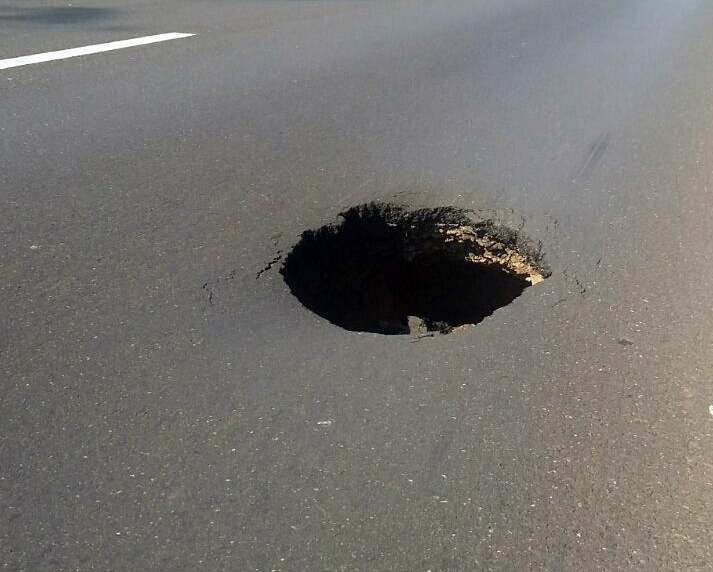
%> input picture images/buraco21.jpg, 713 x 572 px
$ octave teste.m   (GNU Octave 9; MATLAB toolbox functions it lacks are replaced by stand-ins)
%> lines starting %> are read from the running program, lines starting %| are printed output that depends on the picture
%Im = imread('images/coins.png');
Im = imread('images/buraco21.jpg');
%> Im is the input picture: size 572x713x3 uint8; mean R, G, B 117.1, 115.2, 111.6


Im = imresize (Im, [NaN 500]);
%> Im: size 402x500x3 uint8
Im = rgb2gray(Im);
%> Im: size 402x500 uint8
Im = medfilt2(Im, [7 7]);
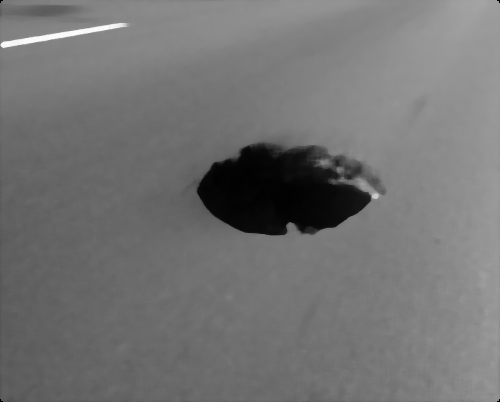
%> Im: size 402x500 uint8; min 0, max 253, mean 114.9

gaussian1 = imgaussfilt(Im, 15);
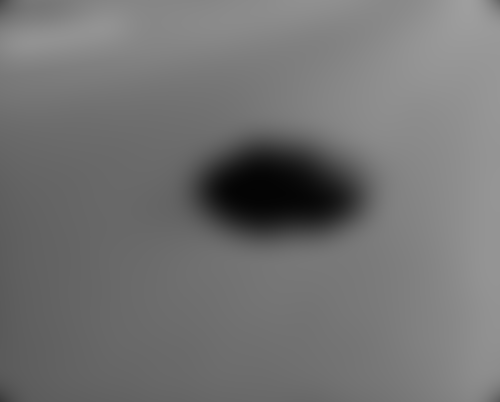
%> gaussian1: size 402x500 uint8; min 3, max 159, mean 114.6
gaussian2 = imgaussfilt(Im, 3);
dog = gaussian1 - gaussian2;
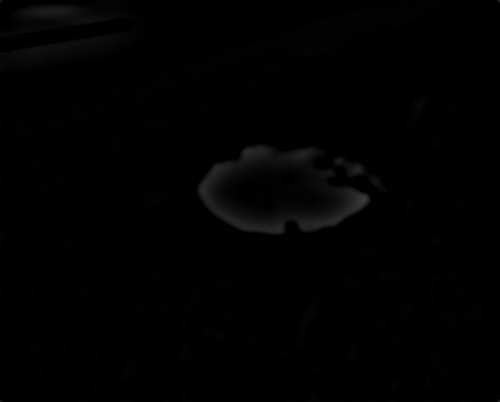
%> dog: size 402x500 uint8; min 0, max 57, mean 1.5

subplot(1, 3, 1); imshow(Im);
subplot(1, 3, 2); imshow(gaussian1);
subplot(1, 3, 3); imshow(gaussian2);
figure;
imshow(dog, []);

$ run again, with images/buraco11.jpg copied over images/buraco21.jpg
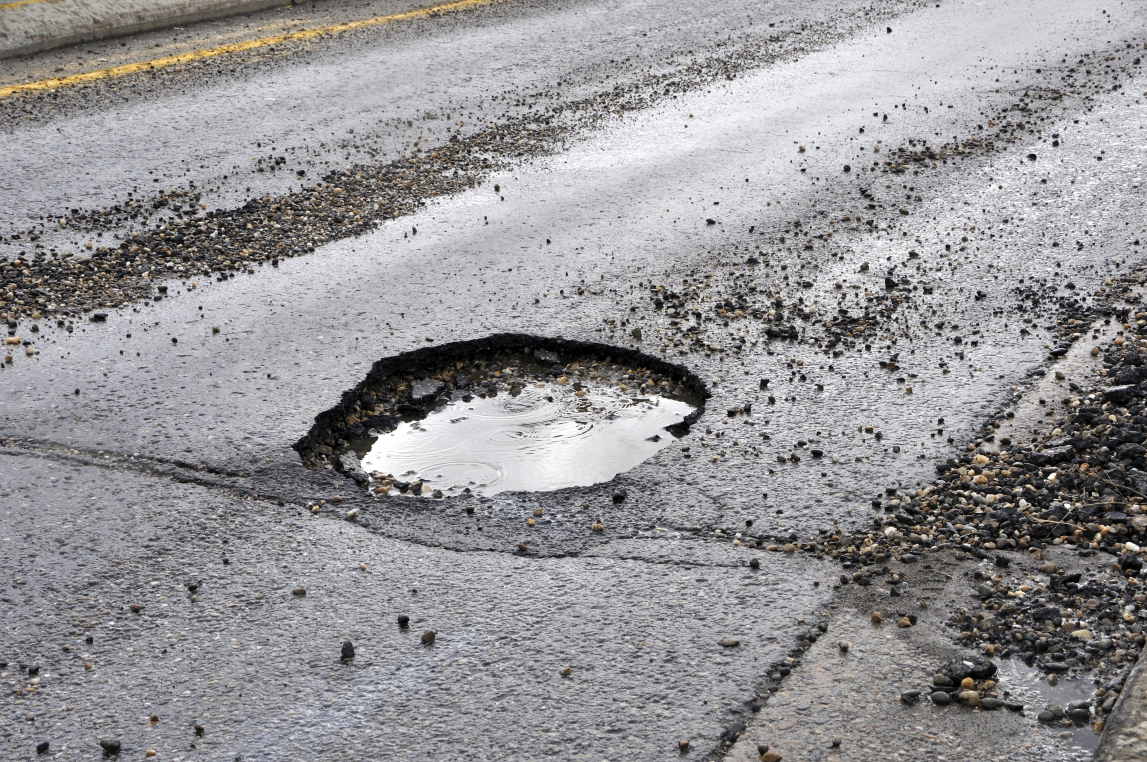
%> input picture images/buraco11.jpg, 2294 x 1524 px (shown at 1/2 size)
%> Im is the input picture: size 1524x2294x3 uint8; mean R, G, B 149.1, 147.6, 149.8
%> `gaussian2 = imgaussfilt(Im, 3);`:
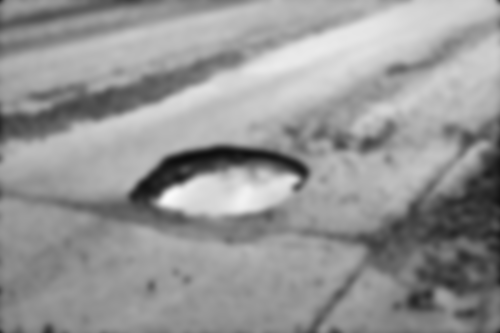
%> gaussian2: size 333x500 uint8; min 13, max 250, mean 150
%> `dog = gaussian1 - gaussian2;`:
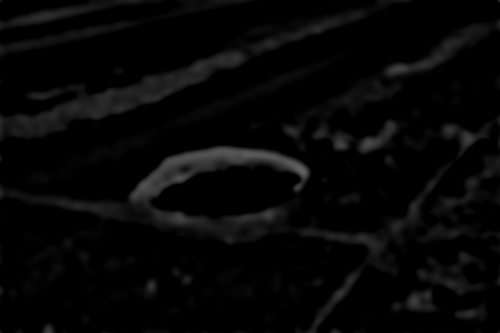
%> dog: size 333x500 uint8; min 0, max 99, mean 6.5
